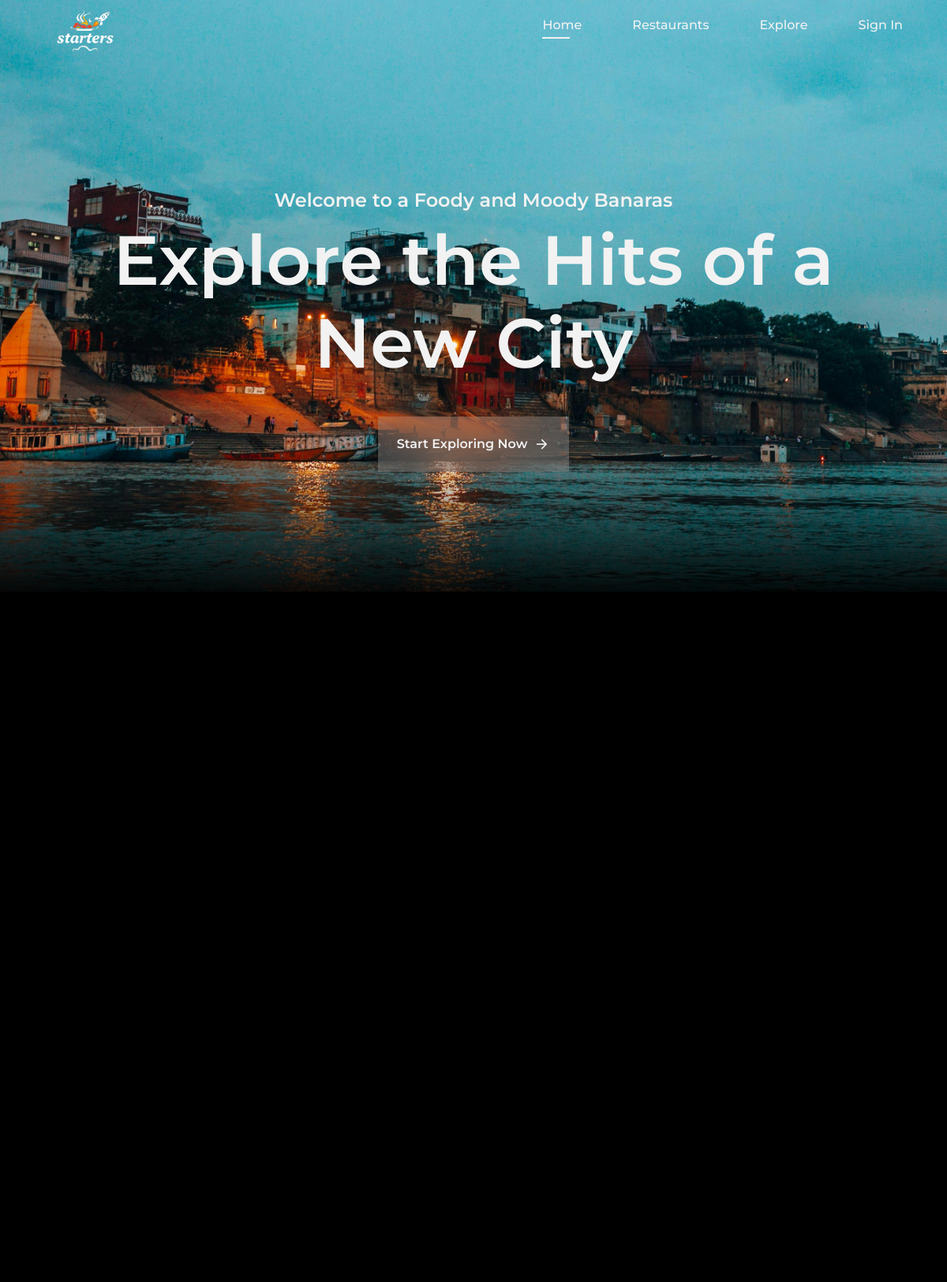
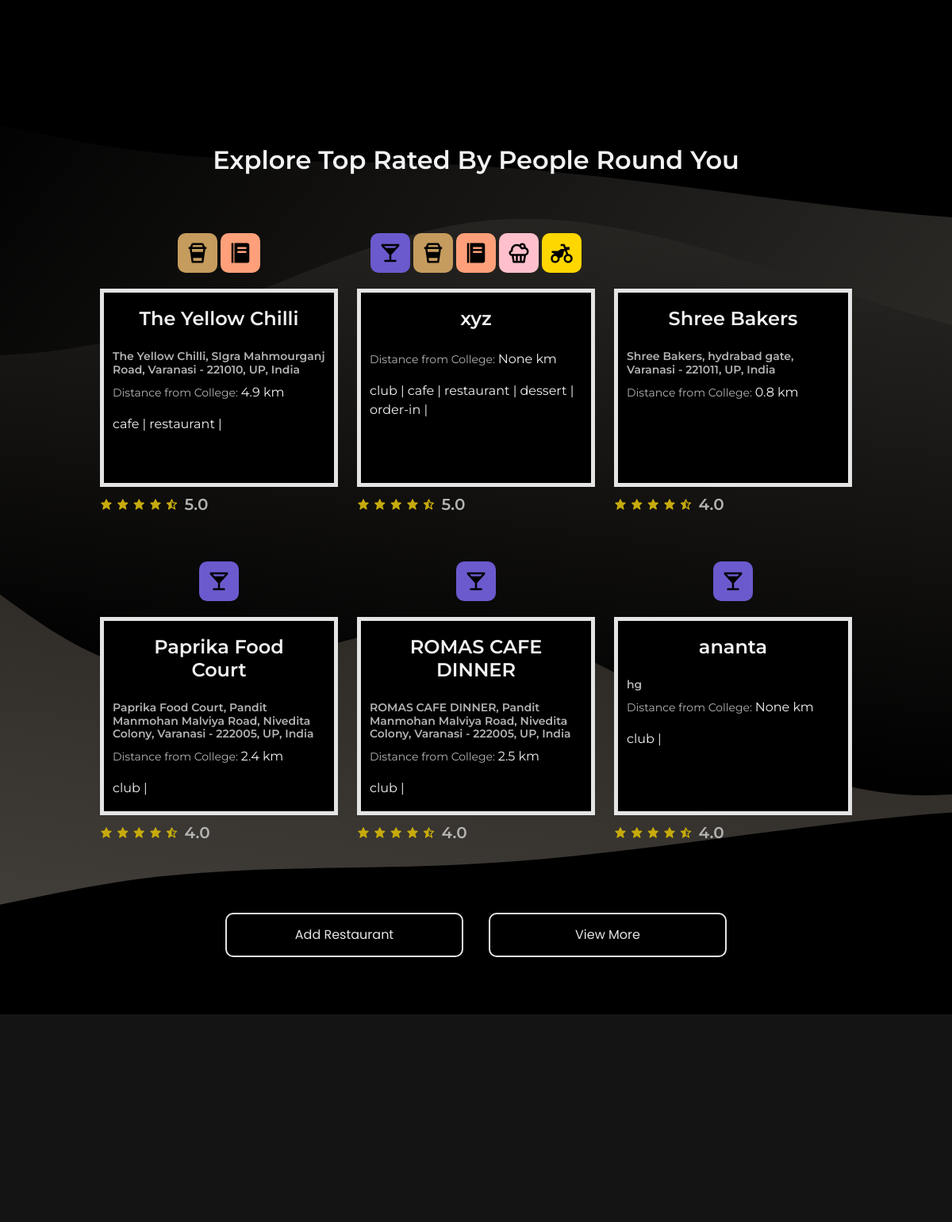
The page / on the database its author committed (2 pictures, top to bottom).
### rest/models.py (models this page shows, shortened)
class Tag(models.Model):
    name=models.CharField(max_length=50,unique=True)

class Restaurant(models.Model):
    name = models.CharField(max_length=255)
    address = models.TextField(blank=True)
    rating = models.DecimalField(max_digits=2, decimal_places=1, null=True, blank=True)  # Rating can be 1 to 5
    distance = models.DecimalField(max_digits=5, decimal_places=1, null=True, blank=True)
    latitude = models.FloatField(null=True, blank=True)  # Latitude from Geoapify API
    longitude = models.FloatField(null=True, blank=True)  # Longitude from Geoapify API
    main_image = models.ImageField(upload_to='restaurant_images',blank=True,null=True)
    description = models.TextField(blank=True, null=True) # Description about the restaurant
    date_posted=models.DateTimeField(default=timezone.now)
    posted_by=models.ForeignKey(settings.AUTH_USER_MODEL,on_delete=models.SET_DEFAULT,default=1)
    tags = models.ManyToManyField('Tag', related_name='restaurants', blank=True)

### rest/views.py (the view)
# urls.py: path('', views.home,name="home"),
def home(request):
    top_restaurants = Restaurant.objects.order_by('-rating')[:6]
    return render(request, 'rest/index.html', {
        'restaurants': top_restaurants
    })

### templates/rest/index.html (shortened to what this page needs)
{% extends 'partials/base.html'%}
{% load static %}
{% block content %}
         <section class="home section" id="home">
          <img src="{% static 'assets/images/varanasi-night.jpg'%}"
          srcset="{% static 'assets/images/varanasi-night.jpg' %} 768w,
          {% static 'assets/images/home-bg.jpg' %} 1023w"
          alt="home image" class="home_bg">
          <div class="home_shadow"></div>
          <div class="home_container container grid">
            <div class="home_data">
              <h3 class="home_subtitle">
                Welcome to a Foody and Moody Banaras
              </h3>
              <h1 class="home_title">
                Explore the Hits of a New City
              </h1>
              <a href="#" class="button">
                Start Exploring Now <i class="ri-arrow-right-line"></i>
              </a>
            </div>
            <div class="home_cards grid">
              <a href="{% url 'rest:restaurants_by_tag' 'cafe' %}">
              </a>
              <a href="{% url 'rest:restaurants_by_tag' 'club' %}">
              </a>
              <a href="{% url 'rest:restaurants_by_tag' 'order-in' %}">
              </a>
              <a href="{% url 'rest:restaurants_by_tag' 'dessert' %}">
              </a>
              <a href="{% url 'rest:restaurants_by_tag' 'restaurant' %}">
              </a>
              <a href="{% url 'rest:restaurants_by_tag' 'local' %}">
              </a>
              <a href="{% url 'rest:restaurants_by_tag' 'party' %}">
              </a>
            </div>
          </div>
         </section>
         <section class="about section" id="about">
          <div class="about_container container grid">
            <div class="about_image">
              <div class="about_shadow"></div>
            </div>
          </div>
         </section>
         <section class="rest section" id="rest">
          <h2>Explore Top Rated By People Round You</h2>
          <div class="rest_container container grid">
            <div class="rest_cards grid">
              {% for restaurant in restaurants %}
                <article class="rest_card">
                  <div class="rest-icons">                  {% for tag in restaurant.tags.all %}
                    <img src="{% static 'assets/images/' %}/{{ tag.name }}.svg" class="rest-icon {{tag.name}}">
                  {% endfor %}</div>
                    <div class="rest_info_main">
                      <a href="{% url 'rest:restaurant_detail' restaurant.id %}">
                        <h2 class="rest_card-name">{{ restaurant.name }}</h2>
                      <h3 class="rest_card-address">{{ restaurant.address }}</h3>
                      <p class="rest_card-distance">Distance from College: <span>{{ restaurant.distance }} km</span></p>
                      <ul class="rest_tags">
                        {% for tag in restaurant.tags.all %}
                            <li>{{ tag.name }} | </li>
                        {% endfor %}
                    </ul>
                      </a></div>
                      <div class="rest_rating">
                        <div class="stars">
                          <i class='bx bxs-star' ></i>
                          <i class='bx bxs-star' ></i>
                          <i class='bx bxs-star' ></i>
                          <i class='bx bxs-star' ></i>
                          <i class='bx bxs-star-half' ></i>
                        </div>
                      <h3 class="rest_card-rating">{{ restaurant.rating }}</h3>
                    </div>
                </article>
              {% endfor %}
            </div>
            <div class="rest-buttons">
              <a href="{% url 'rest:add_restaurant' %}">
                <button>Add Restaurant</button>
              </a>
                <a href="{% url 'rest:restaurants' %}">
                  <button>View More</button>
                </a>
            </div>
          </div>
         </section>
{% endblock %}

### rows shown on the page
Restaurant: name "The Yellow Chilli", address "The Yellow Chilli, SIgra Mahmourganj Road, Varanasi - 221010, UP, India", distance "4.9", rating "5.0"
Tag: name (picture), name "cafe"
Tag: name (picture), name "restaurant"
Restaurant: name "xyz", distance "None", rating "5.0"
Tag: name (picture), name "club"
Tag: name (picture), name "dessert"
Tag: name (picture), name "order-in"
Restaurant: name "Shree Bakers", address "Shree Bakers, hydrabad gate, Varanasi - 221011, UP, India", distance "0.8", rating "4.0"
Restaurant: name "Paprika Food Court", address "Paprika Food Court, Pandit Manmohan Malviya Road, Nivedita Colony, Varanasi - 222005, UP, India", distance "2.4", rating "4.0"
Restaurant: name "ROMAS CAFE DINNER", address "ROMAS CAFE DINNER, Pandit Manmohan Malviya Road, Nivedita Colony, Varanasi - 222005, UP, India", distance "2.5", rating "4.0"
Restaurant: name "ananta", address "hg", distance "None", rating "4.0"
